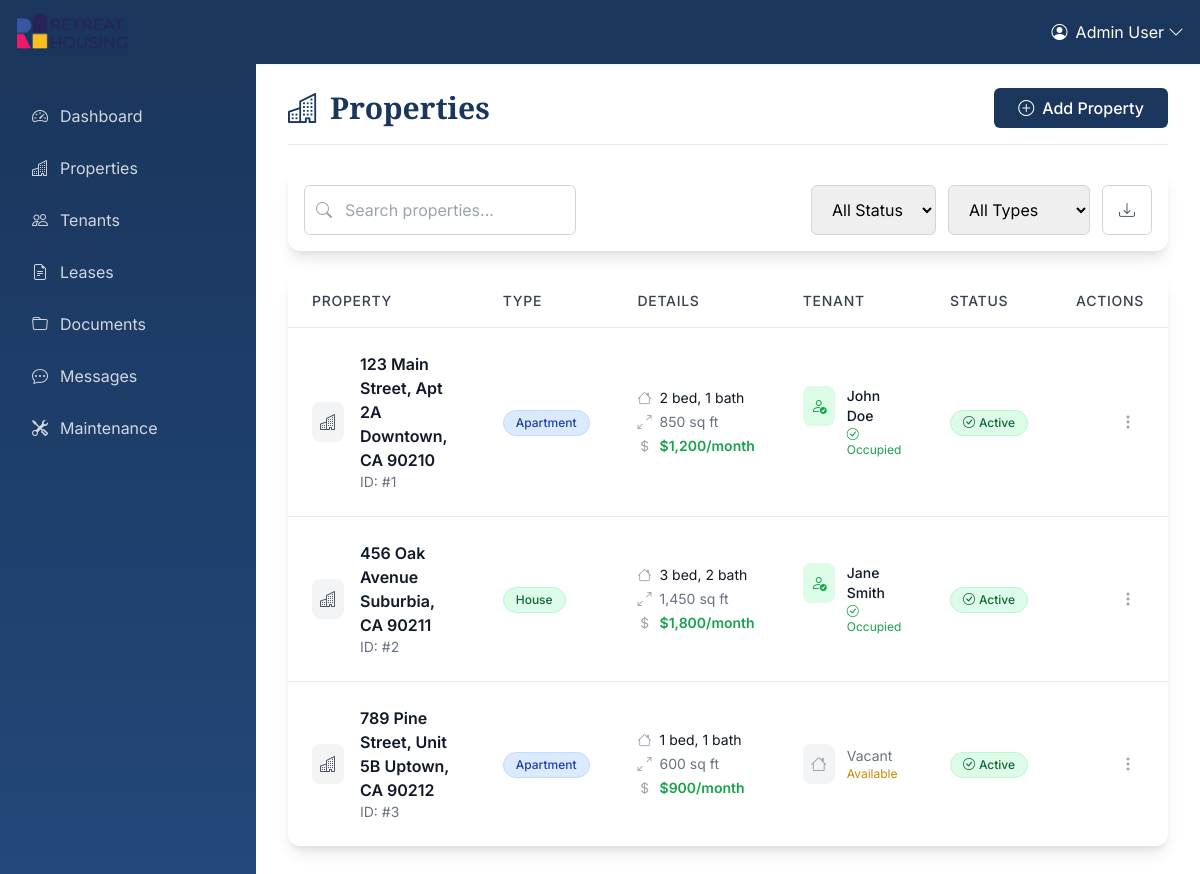
The page /admin/properties (signed in) on the database its author committed.
### app/models/user.py (models this page shows, shortened)
class User(UserMixin, db.Model):
    __tablename__ = 'users'
    id = db.Column(db.Integer, primary_key=True)
    username = db.Column(db.String(50), unique=True, nullable=False)
    email = db.Column(db.String(100), unique=True, nullable=False)
    password_hash = db.Column(db.String(255), nullable=False)
    role = db.Column(db.Enum('admin', 'tenant', name='user_roles'), nullable=False)
    first_name = db.Column(db.String(50), nullable=False)
    last_name = db.Column(db.String(50), nullable=False)
    phone = db.Column(db.String(20))
    is_active = db.Column(db.Boolean, default=True)
    created_at = db.Column(db.DateTime, default=datetime.utcnow)
    updated_at = db.Column(db.DateTime, default=datetime.utcnow, onupdate=datetime.utcnow)
    properties_owned = db.relationship('Property', backref='owner', lazy=True, foreign_keys='Property.owner_id')
    leases = db.relationship('Lease', backref='tenant', lazy=True, foreign_keys='Lease.tenant_id')
    sent_messages = db.relationship('Message', backref='sender', lazy=True, foreign_keys='Message.sender_id')
    received_messages = db.relationship('Message', backref='recipient', lazy=True, foreign_keys='Message.recipient_id')
    maintenance_requests = db.relationship('MaintenanceRequest', backref='tenant', lazy=True)
    def is_admin(self):
        return self.role == 'admin'
    @property
    def full_name(self):
        return f"{self.first_name} {self.last_name}"

### app/models/property.py (models this page shows, shortened)
class Property(db.Model):
    __tablename__ = 'properties'
    id = db.Column(db.Integer, primary_key=True)
    owner_id = db.Column(db.Integer, db.ForeignKey('users.id'), nullable=False)
    address = db.Column(db.Text, nullable=False)
    property_type = db.Column(db.Enum('apartment', 'house', 'commercial', name='property_types'), nullable=False)
    bedrooms = db.Column(db.Integer)
    bathrooms = db.Column(db.Integer)
    square_footage = db.Column(db.Integer)
    rent_amount = db.Column(db.Numeric(10, 2))
    description = db.Column(db.Text)
    is_active = db.Column(db.Boolean, default=True)
    created_at = db.Column(db.DateTime, default=datetime.utcnow)
    updated_at = db.Column(db.DateTime, default=datetime.utcnow, onupdate=datetime.utcnow)
    leases = db.relationship('Lease', backref='property', lazy=True)
    messages = db.relationship('Message', backref='property', lazy=True)
    maintenance_requests = db.relationship('MaintenanceRequest', backref='property', lazy=True)
    @property
    def current_tenant(self):
        from app.models.lease import Lease
        active_lease = Lease.query.filter_by(property_id=self.id, status='active').first()
        return active_lease.tenant if active_lease else None

### app/views/admin.py (the view)
@admin_bp.route('/properties')
@login_required
@admin_required
def properties():
    properties = Property.query.filter_by(owner_id=current_user.id).all()
    return render_template('admin/properties.html', properties=properties)

### app/templates/admin/properties.html (shortened to what this page needs)
{% extends "base.html" %}
{% block content %}
<div class="flex flex-wrap justify-between items-center pt-6 pb-4 mb-6 border-b border-gray-200">
    <h1 class="text-3xl font-semibold text-primary-800 heading flex items-center">
        <i class="bi bi-buildings mr-3"></i>Properties
    </h1>
    <div class="flex space-x-2">
        <a href="{{ url_for('admin.add_property') }}" class="btn-brand-primary flex items-center">
            <i class="bi bi-plus-circle mr-2"></i>Add Property
        </a>
    </div>
</div>
<div class="card-brand mb-6">
    <div class="p-4">
        <div class="grid lg:grid-cols-3 gap-4 items-center">
            <div class="lg:col-span-1">
                <div class="relative">
                    <i class="bi bi-search absolute left-3 top-1/2 transform -translate-y-1/2 text-gray-400"></i>
                    <input type="text"
                           class="w-full pl-10 pr-4 py-3 border border-gray-300 rounded-md focus:outline-none focus:ring-2 focus:ring-primary-500 focus:border-primary-500 transition-colors"
                           id="propertySearch"
                           placeholder="Search properties...">
                </div>
            </div>
            <div class="lg:col-span-2">
                <div class="flex space-x-3 justify-end">
                    <select class="px-4 py-3 border border-gray-300 rounded-md focus:outline-none focus:ring-2 focus:ring-primary-500 focus:border-primary-500 transition-colors" id="statusFilter">
                        <option value="">All Status</option>
                    </select>
                    <select class="px-4 py-3 border border-gray-300 rounded-md focus:outline-none focus:ring-2 focus:ring-primary-500 focus:border-primary-500 transition-colors" id="typeFilter">
                        <option value="">All Types</option>
                    </select>
                    <button class="px-4 py-3 text-gray-600 border border-gray-300 rounded-md hover:bg-gray-50 transition-colors flex items-center" title="Export">
                        <i class="bi bi-download"></i>
                    </button>
                </div>
            </div>
        </div>
    </div>
</div>
<div class="card-brand">
    {% if properties %}
    <div class="overflow-x-auto">
        <table class="w-full">
            <thead>
                <tr class="border-b border-gray-200">
                    <th class="text-left py-4 px-6 text-sm font-medium text-gray-700 uppercase tracking-wider">Property</th>
                    <th class="text-left py-4 px-6 text-sm font-medium text-gray-700 uppercase tracking-wider">Type</th>
                    <th class="text-left py-4 px-6 text-sm font-medium text-gray-700 uppercase tracking-wider">Details</th>
                    <th class="text-left py-4 px-6 text-sm font-medium text-gray-700 uppercase tracking-wider">Tenant</th>
                    <th class="text-left py-4 px-6 text-sm font-medium text-gray-700 uppercase tracking-wider">Status</th>
                    <th class="text-right py-4 px-6 text-sm font-medium text-gray-700 uppercase tracking-wider">Actions</th>
                </tr>
            </thead>
            <tbody class="divide-y divide-gray-200">
                {% for property in properties %}
                <tr class="property-row hover:bg-gray-50 transition-colors">
                    <td class="py-6 px-6">
                        <div class="flex items-center">
                            <div class="bg-gray-100 rounded-lg p-2 mr-4">
                                <i class="bi bi-buildings text-gray-600"></i>
                            </div>
                            <div>
                                <div class="font-semibold text-gray-900">{{ property.address }}</div>
                                <div class="text-sm text-gray-500">ID: #{{ property.id }}</div>
                            </div>
                        </div>
                    </td>
                    <td class="py-6 px-6">
                        {% set type_colors = {
                            'apartment': {'bg': 'bg-blue-100', 'text': 'text-blue-800', 'border': 'border-blue-200'},
                            'house': {'bg': 'bg-green-100', 'text': 'text-green-800', 'border': 'border-green-200'},
                            'condo': {'bg': 'bg-yellow-100', 'text': 'text-yellow-800', 'border': 'border-yellow-200'},
                            'townhouse': {'bg': 'bg-purple-100', 'text': 'text-purple-800', 'border': 'border-purple-200'}
                        } %}
                        {% set colors = type_colors.get(property.property_type.lower(), {'bg': 'bg-gray-100', 'text': 'text-gray-800', 'border': 'border-gray-200'}) %}
                        <span class="inline-flex items-center px-3 py-1 rounded-full text-xs font-medium {{ colors.bg }} {{ colors.text }} border {{ colors.border }}">
                            {{ property.property_type.title() }}
                        </span>
                    </td>
                    <td class="py-6 px-6">
                        <div class="space-y-1">
                            <div class="flex items-center text-sm text-gray-900">
                                <i class="bi bi-house text-gray-400 mr-2"></i>
                                {% if property.bedrooms and property.bathrooms %}
                                    {{ property.bedrooms }} bed, {{ property.bathrooms }} bath
                                {% else %}
                                    —
                                {% endif %}
                            </div>
                            <div class="flex items-center text-sm text-gray-500">
                                <i class="bi bi-arrows-angle-expand text-gray-400 mr-2"></i>
                                {% if property.square_footage %}
                                    {{ "{:,}".format(property.square_footage | int) }} sq ft
                                {% else %}
                                    —
                                {% endif %}
                            </div>
                            {% if property.rent_amount %}
                            <div class="flex items-center text-sm font-semibold text-green-600">
                                <i class="bi bi-currency-dollar text-gray-400 mr-2"></i>
                                ${{ "{:,.0f}".format(property.rent_amount) }}/month
                            </div>
                            {% endif %}
                        </div>
                    </td>
                    <td class="py-6 px-6">
                        {% if property.current_tenant %}
                            <div class="flex items-start">
                                <div class="bg-green-100 rounded-lg p-2 mr-3">
                                    <i class="bi bi-person-check text-green-600"></i>
                                </div>
                                <div>
                                    <div class="font-medium text-gray-900 text-sm">{{ property.current_tenant.full_name }}</div>
                                    <div class="text-xs text-green-600">
                                        <i class="bi bi-check-circle mr-1"></i>
                                        Occupied
                                    </div>
                                </div>
                            </div>
                        {% else %}
                            <div class="flex items-center text-gray-500">
                                <div class="bg-gray-100 rounded-lg p-2 mr-3">
                                    <i class="bi bi-house text-gray-400"></i>
                                </div>
                                <div>
                                    <div class="text-sm text-gray-500">Vacant</div>
                                    <div class="text-xs text-yellow-600">Available</div>
                                </div>
                            </div>
                        {% endif %}
                    </td>
                    <td class="py-6 px-6">
                        {% if property.is_active %}
                            <span class="inline-flex items-center px-3 py-1 rounded-full text-xs font-medium bg-green-100 text-green-800 border border-green-200">
                                <i class="bi bi-check-circle mr-1"></i>Active
                            </span>
                        {% else %}
                            <span class="inline-flex items-center px-3 py-1 rounded-full text-xs font-medium bg-red-100 text-red-800 border border-red-200">
                                <i class="bi bi-x-circle mr-1"></i>Inactive
                            </span>
                        {% endif %}
                    </td>
                    <td class="py-6 px-6 text-right">
                        <div class="relative inline-block text-left">
                            <button type="button" class="inline-flex items-center p-2 text-gray-400 hover:text-gray-600 focus:outline-none focus:ring-2 focus:ring-offset-2 focus:ring-primary-500 rounded-md transition-colors" onclick="toggleDropdown({{ loop.index }})">
                                <i class="bi bi-three-dots-vertical"></i>
                            </button>
                        </div>
                    </td>
                </tr>
                {% endfor %}
            </tbody>
        </table>
    </div>
    {% endif %}
</div>
{% endblock %}

### app/templates/base.html (shortened to what this page needs)
<!DOCTYPE html>
<html lang="en">
<head>
    <script src="https://cdn.tailwindcss.com"></script>
    <link href="https://cdn.jsdelivr.net/npm/bootstrap-icons@1.10.0/font/bootstrap-icons.css" rel="stylesheet">
    <link rel="stylesheet" href="{{ url_for('static', filename='css/custom.css') }}">
</head>
<body>
    {% if current_user.is_authenticated %}
    <nav class="navbar-brand shadow-sm">
        <div class="container-fluid px-4 py-3">
            <div class="flex justify-between items-center w-full">
                <a class="flex items-center text-white hover:text-gray-200 transition-colors" href="{{ url_for('main.index') }}">
                    <img src="{{ url_for('static', filename='images/logo.webp') }}" alt="Retreat Housing" class="h-10 w-auto mr-3">
                </a>
                <div class="relative group">
                    <button class="flex items-center text-white hover:text-gray-200 transition-colors focus:outline-none">
                        <i class="bi bi-person-circle mr-2"></i>{{ current_user.full_name }}
                        <i class="bi bi-chevron-down ml-1"></i>
                    </button>
                </div>
            </div>
        </div>
    </nav>
    {% endif %}
    <div class="flex min-h-screen">
        {% if current_user.is_authenticated %}
        <nav class="sidebar-brand w-64 hidden md:block">
            <div class="sticky top-0 pt-6">
                <ul class="space-y-1 px-3">
                    {% if current_user.is_admin() %}
                    <li>
                        <a class="sidebar-nav-link flex items-center" href="{{ url_for('admin.dashboard') }}">
                            <i class="bi bi-speedometer2 mr-3"></i>Dashboard
                        </a>
                    </li>
                    <li>
                        <a class="sidebar-nav-link flex items-center" href="{{ url_for('admin.properties') }}">
                            <i class="bi bi-buildings mr-3"></i>Properties
                        </a>
                    </li>
                    <li>
                        <a class="sidebar-nav-link flex items-center" href="{{ url_for('admin.tenants') }}">
                            <i class="bi bi-people mr-3"></i>Tenants
                        </a>
                    </li>
                    <li>
                        <a class="sidebar-nav-link flex items-center" href="{{ url_for('admin.leases') }}">
                            <i class="bi bi-file-earmark-text mr-3"></i>Leases
                        </a>
                    </li>
                    <li>
                        <a class="sidebar-nav-link flex items-center" href="{{ url_for('admin.documents') }}">
                            <i class="bi bi-folder mr-3"></i>Documents
                        </a>
                    </li>
                    <li>
                        <a class="sidebar-nav-link flex items-center" href="{{ url_for('admin.messages') }}">
                            <i class="bi bi-chat-dots mr-3"></i>Messages
                        </a>
                    </li>
                    <li>
                        <a class="sidebar-nav-link flex items-center" href="{{ url_for('admin.maintenance') }}">
                            <i class="bi bi-tools mr-3"></i>Maintenance
                        </a>
                    </li>
                    {% endif %}
                </ul>
            </div>
        </nav>
        <main class="flex-1 px-4 md:px-8">
        {% else %}
        <main class="w-full">
        {% endif %}
                {% block content %}{% endblock %}
            </main>
        </div>
</body>
</html>

### rows shown on the page
User: full_name "Admin User"
Property: address "123 Main Street, Apt 2A Downtown, CA 90210", id "1", property_type "Apartment", bedrooms "2", bathrooms "1", square_footage "850", rent_amount "1,200", current_tenant.full_name "John Doe", is_active True (drawn)
Property: address "456 Oak Avenue Suburbia, CA 90211", id "2", property_type "House", bedrooms "3", bathrooms "2", square_footage "1,450", rent_amount "1,800", current_tenant.full_name "Jane Smith", is_active True (drawn)
Property: address "789 Pine Street, Unit 5B Uptown, CA 90212", id "3", property_type "Apartment", bedrooms "1", bathrooms "1", square_footage "600", rent_amount "900", shows "Vacant", is_active True (drawn)
